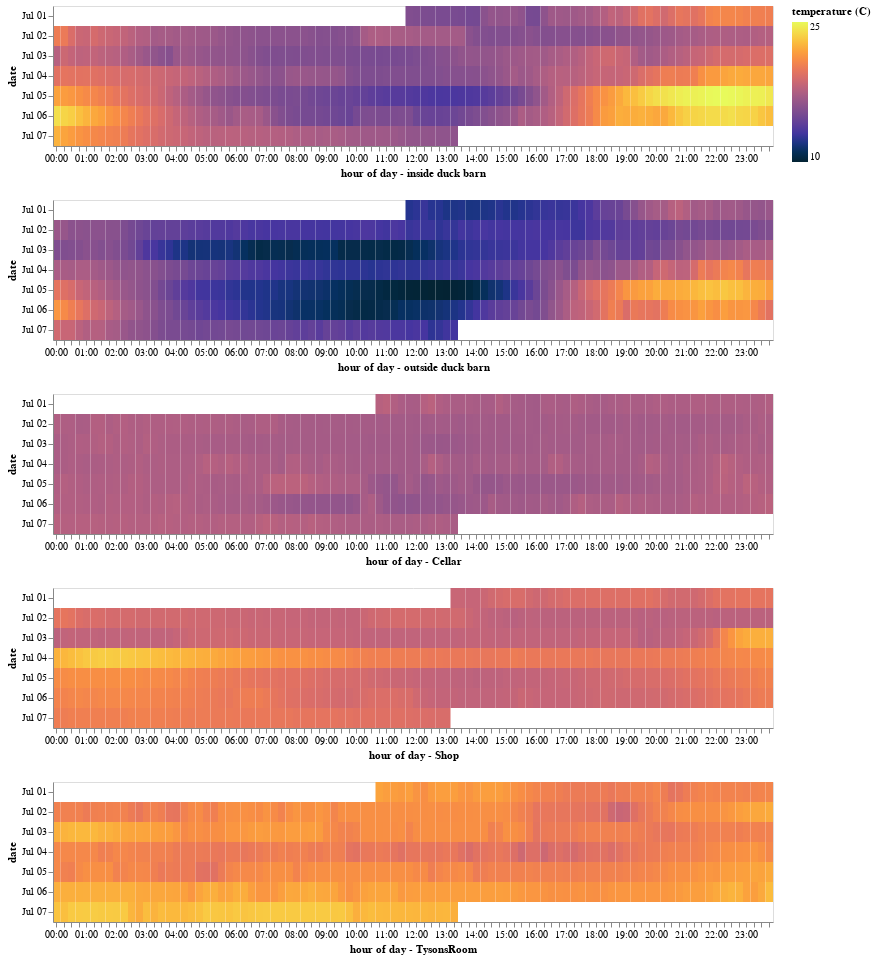

The code cell stored with this chart in its notebook:
### Code cell
f1 = alt.Chart(dfsub.reset_index()).mark_rect().encode(
    alt.X('hoursminutes(created_at):O', title='hour of day - inside duck barn'),
    alt.Y('monthdate(created_at):O', title='date'),
    alt.Color('DuckBarnTemp_Internal:Q', title='temperature (C)', scale=alt.Scale(range=palettable.cmocean.sequential.Thermal_20.hex_colors)),
    tooltip=['hoursminutes(created_at):O','monthdate(created_at):O','DuckBarnTemp_Internal:Q']
).properties(
    width=720
)

f2 = f1.encode(
    alt.X('hoursminutes(created_at):O', title='hour of day - outside duck barn'),
    alt.Color('DuckBarnTemp_External:Q', title='temperature (C)', scale=alt.Scale(range=palettable.cmocean.sequential.Thermal_20.hex_colors)),
    tooltip=['hoursminutes(created_at):O','monthdate(created_at):O','DuckBarnTemp_External:Q']
)


f3 = f1.encode(
    alt.X('hoursminutes(created_at):O', title='hour of day - Cellar'),
    alt.Color('CellarTemp:Q', title='temperature (C)', scale=alt.Scale(range=palettable.cmocean.sequential.Thermal_20.hex_colors)),
    tooltip=['hoursminutes(created_at):O','monthdate(created_at):O','CellarTemp:Q']
)

f4 = f1.encode(
    alt.X('hoursminutes(created_at):O', title='hour of day - Shop'),
    alt.Color('ShopTemp:Q', title='temperature (C)', scale=alt.Scale(range=palettable.cmocean.sequential.Thermal_20.hex_colors)),
    tooltip=['hoursminutes(created_at):O','monthdate(created_at):O','ShopTemp:Q']
)

f5 = f1.encode(
    alt.X('hoursminutes(created_at):O', title='hour of day - TysonsRoom'),
    alt.Color('TysonsRoomTemp:Q', title='temperature (C)', scale=alt.Scale(range=palettable.cmocean.sequential.Thermal_20.hex_colors)),
    tooltip=['hoursminutes(created_at):O','monthdate(created_at):O','TysonsRoomTemp:Q']
)

(f1 & f2 & f3 & f4 & f5)

### Figure 1 — Vega-Lite specification as saved in the notebook (floating-point values rounded to 4 significant figures; data arrays with more than 128 entries replaced by an {"elided": "..."} marker saying what was removed)
{"config": {"view": {"continuousWidth": 400, "continuousHeight": 300}}, "vconcat": [{"mark": "rect", "encoding": {"color": {"type": "quantitative", "field": "DuckBarnTemp_Internal", "scale": {"range": ["#042333", "#072C4D", "#12326F", "#273491", "#4635A0", "#5B3D9B", "#6E4794", "#804E8F", "#92558B", "#A65C86", "#BA627E", "#CE6971", "#E07163", "#EE7D53", "#F88E44", "#FBA13D", "#FBB73D", "#F8CD44", "#F1E44F", "#E8FA5B"]}, "title": "temperature (C)"}, "tooltip": [{"type": "ordinal", "field": "created_at", "timeUnit": "hoursminutes"}, {"type": "ordinal", "field": "created_at", "timeUnit": "monthdate"}, {"type": "quantitative", "field": "DuckBarnTemp_Internal"}], "x": {"type": "ordinal", "field": "created_at", "timeUnit": "hoursminutes", "title": "hour of day - inside duck barn"}, "y": {"type": "ordinal", "field": "created_at", "timeUnit": "monthdate", "title": "date"}}, "width": 720}, {"mark": "rect", "encoding": {"color": {"type": "quantitative", "field": "DuckBarnTemp_External", "scale": {"range": ["#042333", "#072C4D", "#12326F", "#273491", "#4635A0", "#5B3D9B", "#6E4794", "#804E8F", "#92558B", "#A65C86", "#BA627E", "#CE6971", "#E07163", "#EE7D53", "#F88E44", "#FBA13D", "#FBB73D", "#F8CD44", "#F1E44F", "#E8FA5B"]}, "title": "temperature (C)"}, "tooltip": [{"type": "ordinal", "field": "created_at", "timeUnit": "hoursminutes"}, {"type": "ordinal", "field": "created_at", "timeUnit": "monthdate"}, {"type": "quantitative", "field": "DuckBarnTemp_External"}], "x": {"type": "ordinal", "field": "created_at", "timeUnit": "hoursminutes", "title": "hour of day - outside duck barn"}, "y": {"type": "ordinal", "field": "created_at", "timeUnit": "monthdate", "title": "date"}}, "width": 720}, {"mark": "rect", "encoding": {"color": {"type": "quantitative", "field": "CellarTemp", "scale": {"range": ["#042333", "#072C4D", "#12326F", "#273491", "#4635A0", "#5B3D9B", "#6E4794", "#804E8F", "#92558B", "#A65C86", "#BA627E", "#CE6971", "#E07163", "#EE7D53", "#F88E44", "#FBA13D", "#FBB73D", "#F8CD44", "#F1E44F", "#E8FA5B"]}, "title": "temperature (C)"}, "tooltip": [{"type": "ordinal", "field": "created_at", "timeUnit": "hoursminutes"}, {"type": "ordinal", "field": "created_at", "timeUnit": "monthdate"}, {"type": "quantitative", "field": "CellarTemp"}], "x": {"type": "ordinal", "field": "created_at", "timeUnit": "hoursminutes", "title": "hour of day - Cellar"}, "y": {"type": "ordinal", "field": "created_at", "timeUnit": "monthdate", "title": "date"}}, "width": 720}, {"mark": "rect", "encoding": {"color": {"type": "quantitative", "field": "ShopTemp", "scale": {"range": ["#042333", "#072C4D", "#12326F", "#273491", "#4635A0", "#5B3D9B", "#6E4794", "#804E8F", "#92558B", "#A65C86", "#BA627E", "#CE6971", "#E07163", "#EE7D53", "#F88E44", "#FBA13D", "#FBB73D", "#F8CD44", "#F1E44F", "#E8FA5B"]}, "title": "temperature (C)"}, "tooltip": [{"type": "ordinal", "field": "created_at", "timeUnit": "hoursminutes"}, {"type": "ordinal", "field": "created_at", "timeUnit": "monthdate"}, {"type": "quantitative", "field": "ShopTemp"}], "x": {"type": "ordinal", "field": "created_at", "timeUnit": "hoursminutes", "title": "hour of day - Shop"}, "y": {"type": "ordinal", "field": "created_at", "timeUnit": "monthdate", "title": "date"}}, "width": 720}, {"mark": "rect", "encoding": {"color": {"type": "quantitative", "field": "TysonsRoomTemp", "scale": {"range": ["#042333", "#072C4D", "#12326F", "#273491", "#4635A0", "#5B3D9B", "#6E4794", "#804E8F", "#92558B", "#A65C86", "#BA627E", "#CE6971", "#E07163", "#EE7D53", "#F88E44", "#FBA13D", "#FBB73D", "#F8CD44", "#F1E44F", "#E8FA5B"]}, "title": "temperature (C)"}, "tooltip": [{"type": "ordinal", "field": "created_at", "timeUnit": "hoursminutes"}, {"type": "ordinal", "field": "created_at", "timeUnit": "monthdate"}, {"type": "quantitative", "field": "TysonsRoomTemp"}], "x": {"type": "ordinal", "field": "created_at", "timeUnit": "hoursminutes", "title": "hour of day - TysonsRoom"}, "y": {"type": "ordinal", "field": "created_at", "timeUnit": "monthdate", "title": "date"}}, "width": 720}], "data": {"name": "data-d7c9737ca5c301f9a97d74beca053073"}, "$schema": "https://vega.github.io/schema/vega-lite/v4.8.1.json", "datasets": {"data-d7c9737ca5c301f9a97d74beca053073": {"elided": "587 records"}}}
